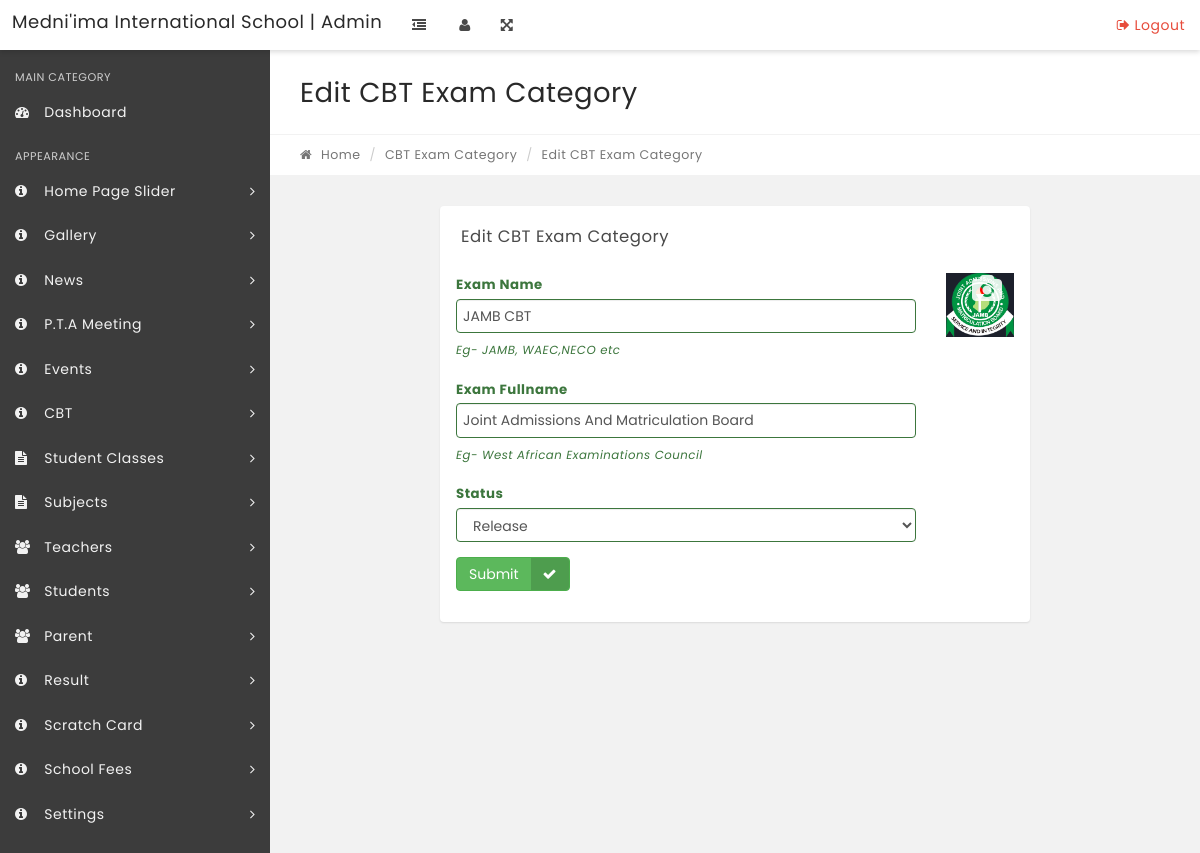
The app's page /admin/edit-cbt-category.php?cid=1 with its own data.
### tables this page shows
CREATE TABLE IF NOT EXISTS `quiz_categories` (
  `id` int(11) NOT NULL,
  `name` varchar(200) NOT NULL,
  `fullname` varchar(250) NOT NULL,
  `img` varchar(200) NOT NULL,
  `slug` varchar(200) NOT NULL,
  `status` enum('0','1') NOT NULL DEFAULT '0',
  `date` timestamp NOT NULL DEFAULT CURRENT_TIMESTAMP ON UPDATE CURRENT_TIMESTAMP
);

### controller/header.php (called while the page is built, shortened)
<?php
require_once __DIR__ . '/config.php';
if(($db=="" || $db->connect_error))
{
    header("Location: /installation/");
}
else{
include __DIR__ . '/func.php';
$iSMartFUN = new Ismart_Controller($db);
}
?>

### controller/func.php (called while the page is built, shortened)
<?php
class Ismart_Controller {
	var $db;
	function __construct($db){
		$this->db = $db;
            	}
public function getTRows($table,$conditions = array()){
		$sql = 'SELECT ';
		$sql .= array_key_exists("select",$conditions)?$conditions['select']:'*';
		$sql .= ' FROM '.$table;
		if(array_key_exists("where",$conditions)){
			$sql .= ' WHERE ';
			$i = 0;
			foreach($conditions['where'] as $key => $value){
				$pre = ($i > 0)?' AND ':'';
				$sql .= $pre.$key." = '".$value."'";
				$i++;
			}
		}
		$result = $this->db->query($sql);
		if(array_key_exists("return_type",$conditions) && $conditions['return_type'] != 'all'){
			switch($conditions['return_type']){
				case 'single':
					$data = $result->fetch_object();
					break;
			}
		}else{
			if($result->num_rows > 0){
				while($row = $result->fetch_object()){
					$data[] = $row;
				}
			}
		}
		return !empty($data)?$data:false;
	}
}
?>

### admin/edit-cbt-category.php (the view, shortened to what this page needs)
<?php
include('../controller/header.php');
if(strlen($_SESSION['alogin'])=="")
    {
     $login_url=''.SITE_URL.'login';
    header("Location: $login_url");
    }
    else{
$cid=intval($_GET['cid']);
$Cat_condtion['where'] = array('id' => $cid);
$Cat_condtion['return_type'] = 'single';
$Cat_query = $iSMartFUN->getTRows("quiz_categories",$Cat_condtion);
if(!$Cat_query){
	$home_url=''.SITE_URL.'admin/index.php';
    header("Location: $home_url");
}else{
?>
<!DOCTYPE html>
<html lang="en">
    <head>
    </head>
    <body class="top-navbar-fixed">
        <div class="main-wrapper">
            <?php include('includes/topbar.php');?>
            <div class="content-wrapper">
                <div class="content-container">
<?php include('includes/leftbar.php');?>
                    <div class="main-page">
                        <div class="container-fluid">
                            <div class="row page-title-div">
                                <div class="col-md-6">
                                    <h2 class="title">Edit CBT Exam Category</h2>
                                </div>
                            </div>
                            <div class="row breadcrumb-div">
                                <div class="col-md-6">
                                    <ul class="breadcrumb">
            							<li><a href="index.php"><i class="fa fa-home"></i> Home</a></li>
            							<li><a href="#">CBT Exam Category</a></li>
            							<li class="active">Edit CBT Exam Category</li>
            						</ul>
                                </div>
                            </div>
                        </div>
                        <section class="section">
                            <div class="container-fluid">
                                <div class="row">
                                    <div class="col-md-8 col-md-offset-2">
                                        <div class="panel">
                                            <div class="panel-heading">
                                                <div class="panel-title">
                                                    <h5>Edit CBT Exam Category</h5>
                                                </div>
                                            </div>
                                            <div class="panel-body">
                                                <form method="post" enctype="multipart/form-data">
                                                <div class="row">
                                                <div class="col-md-10">
                                                    <div class="form-group has-success">
                                                        <label for="success" class="control-label">Exam Name</label>
                                                		<div class="">
                                                			<input type="text" name="examname" value="<? echo $Cat_query->name;?>" class="form-control" required id="success">
                                                            <span class="help-block">Eg- JAMB, WAEC,NECO etc</span>
                                                		</div>
                                                	</div>
                                                     <div class="form-group has-success">
                                                        <label for="success" class="control-label">Exam Fullname</label>
                                                        <div class="">
                                                            <input type="text" name="exam_fullname" value="<? echo $Cat_query->fullname;?>" class="form-control" required id="success">
                                                            <span class="help-block">Eg- West African Examinations Council</span>
                                                        </div>
                                                    </div>
                               <div class="form-group has-success">
                                                        <label for="status" class="control-label">Status</label>
                                                  <select name="status" class="form-control" id="status" required="required">
 <?php
$str=$Cat_query->status;
if($str=="1")
{
?>
<option value="1" selected>Release</option>
<? }else{ ?>
<option value="0" selected>Suspend</option>
<option value="1">Release</option>
<? }?>
</select>
     </div>
                 </div>
                 <div class="col-md-2">
                 <div class="item dark">
						    <img src="<? echo SITE_URL."exam/images/".$Cat_query->img;?>"  class="w-full" id="ExamLogo">
						    <div class="post-file">
							<i class="fa fa-camera fa-2x"  style="margin:7px;"></i>
							</div></div>
                 </div>
                 </div>
                     <div class="row">
                              <div class="col-md-12">
  <div class="form-group has-success">
                                                           <button type="submit" name="submit" class="btn btn-success btn-labeled">Submit<span class="btn-label btn-label-right"><i class="fa fa-check"></i></span></button>
                                                    </div>
                                                    </div>
                                                </form>
                                            </div>
                                        </div>
                                    </div>
                                </div>
                            </div>
                        </section>
                    </div>
                </div>
            </div>
        </div>
    </body>
</html>
<?php  } }?>

### css/editor.css (style rules this page uses)
select, textarea, input[type="text"], input[type="password"], input[type="datetime"], input[type="datetime-local"], input[type="date"], input[type="month"], input[type="time"], input[type="week"], input[type="number"], input[type="email"], input[type="url"], input[type="search"], input[type="tel"], input[type="color"], .uneditable-input { height:auto; margin-bottom:10px; }

### records on screen
quiz_categories: examname "JAMB CBT", exam_fullname "Joint Admissions And Matriculation Board", status "Release", img (picture)

### other values on screen
SCHOOL_NAME "Medni'ima International School"
